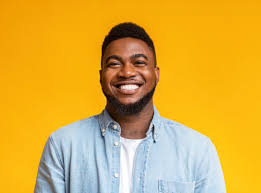
#> input picture image/download(1).jpg, 261 x 193 px
$ python CW_lesson4.py
#> lines starting #> are read from the running program, lines starting #| are printed output that depends on the picture; after the words box and inside, x2 and y2 are one past the last pixel; in counts of white or black regions, pixels touching at a corner belong together
import cv2
import numpy as np

img = cv2.imread('image/download(1).jpg')
#> img is the input picture: shape (193, 261, 3); mean B, G, R 64.7, 172.9, 219.8
scale = 2 #збільшення зменшення
img = cv2.resize(img, (img.shape[1] * scale, img.shape[0] * scale))
#> img: shape (386, 522, 3)
print(img.shape)
#| (386, 522, 3)

img_copy_color = img.copy()
img_copy = img.copy()


img_copy = cv2.cvtColor(img_copy, cv2.COLOR_BGR2GRAY)
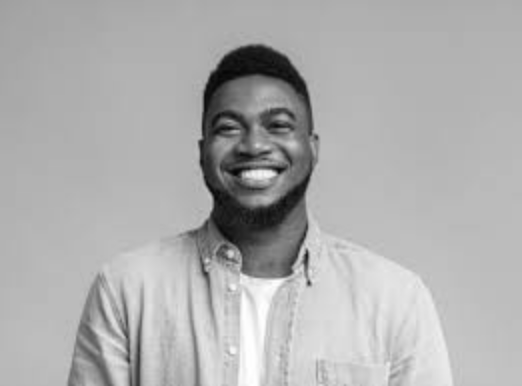
#> img_copy: shape (386, 522); min 4, max 255, mean 174.5
img_copy = cv2.GaussianBlur(img_copy, (5, 5), 4)
img_copy = cv2.equalizeHist(img_copy) #підсилення контрасту
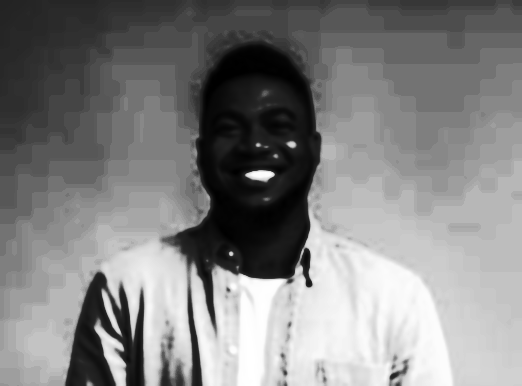
#> img_copy: shape (386, 522); min 0, max 255, mean 130.3
img_copy = cv2.Canny(img_copy, 100, 110)
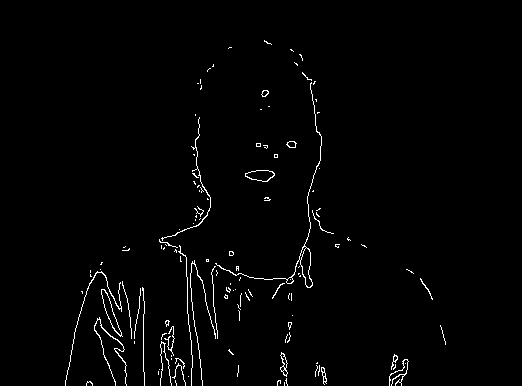
#> img_copy: shape (386, 522); 1.6% white in thin lines or dots, all inside (x1, y1, x2, y2) = (65, 40, 446, 386)

contours, hierarchy = cv2.findContours(img_copy, cv2.RETR_EXTERNAL, cv2.CHAIN_APPROX_SIMPLE) #2- знаходить лише крайні зовнішні контури і якщо лбєкт буде мати дірки, то будуть ігноруватися. 3 - ставимо ключові точки, апроксимація
#> contours = 125 contours, 113 with area under 20; largest, box (x1, y1, x2, y2) and area: (215, 82, 322, 288) 366, (101, 289, 123, 337) 278, (245, 170, 275, 182) 232, (280, 352, 288, 377) 85, (94, 317, 127, 386) 48

#малювання - це контурінг
for cnt in contours:
    area = cv2.contourArea(cnt)
    if area > 365: #фільтр шум #залежить від розміру фото
        x, y, w, h = cv2.boundingRect(cnt) #будуємо прямокутник
        cv2.drawContours(img_copy_color, [cnt], -1, (0, 255, 0), 2)
        cv2.rectangle(img_copy_color, (x, y), (x + w, y + h), (0, 255, 0), 2)
        text_y = y - 5 if y > 10 else y + 15
        text = f"x:{x}, y:{y}, S:{int(area)}"
        cv2.putText(img_copy_color, text, (x, text_y), cv2.FONT_HERSHEY_SIMPLEX, 0.5, (0, 255, 0), 1 )
#> this loop made 125 passes
#> (area, x, y, w, h, text_y, text) on pass 115: (365.5, 215, 82, 107, 206, 77, 'x:215, y:82, S:365')
#> area on passes 9, 17, 21, 22, 33, 46: 40, 22.5, 25, 85, 47.5, 278.5
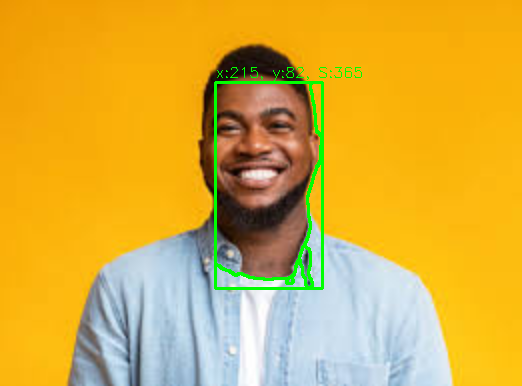
#> img_copy_color: shape (386, 522, 3); mean B, G, R 62.9, 174.6, 216.8

# cv2.imshow('image', img)
# cv2.imshow('img_copy', img_copy)
cv2.imshow('img_copy_color', img_copy_color)
cv2.waitKey(0)
cv2.destroyAllWindows()
